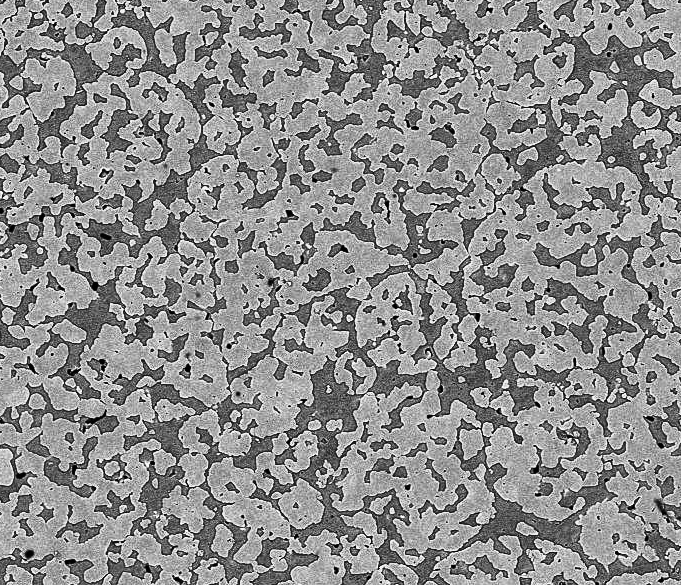
#> input picture CLAHE image.png, 681 x 585 px, given in place of brass.jpg, which was not available
$ python 'Features Descriptors.py'
#> lines starting #> are read from the running program, lines starting #| are printed output that depends on the picture; after the words box and inside, x2 and y2 are one past the last pixel; in counts of white or black regions, pixels touching at a corner belong together; pictures that were not available may be replaced by others from this repository, and a replacement may not be noted
# -*- coding: utf-8 -*-
"""
Created on Fri May 14 20:07:31 2021

@author: AKSHANSH MISHRA
"""

############ FEATURE DESCRIPTORS AND KEYPOINTS ###########

#Harris Corner Detector

import cv2
import numpy as np

img=cv2.imread("A:/brass.jpg")
#> img is the input picture: shape (585, 681, 3); min 0, max 255, mean 141.5
gray=cv2.cvtColor(img,cv2.COLOR_BGR2GRAY)
gray=np.float32(gray)

harris=cv2.cornerHarris(gray,2,3,0.04)
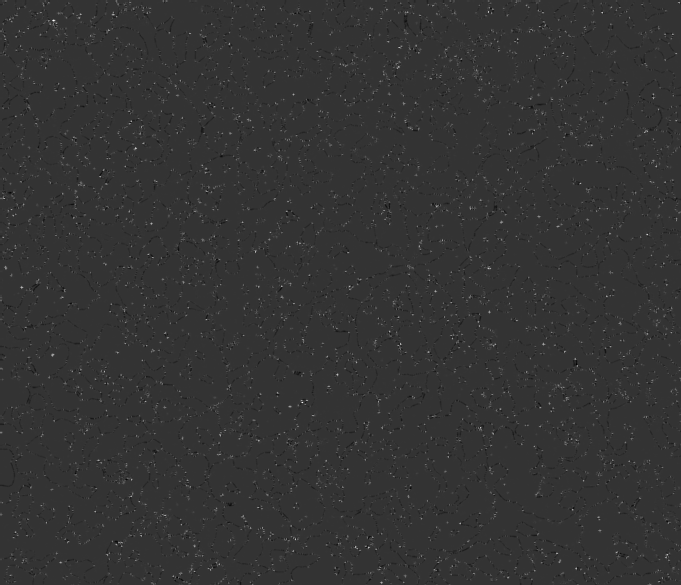
#> harris: shape (585, 681) float32; min -96314632, max 378425248, mean 1411732.8; drawn with min black and max white
img[harris>0.01*harris.max()]=[255,0,0]
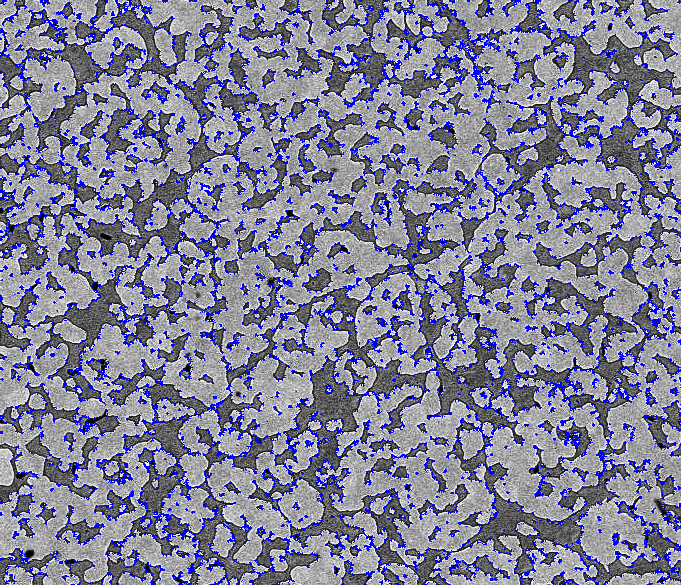
#> img: shape (585, 681, 3); 10.1% of pixels changed, all inside (x1, y1, x2, y2) = (0, 0, 681, 585)

cv2.imwrite("A:/Harris micro.png",img)


# Shi-Tomasi Corner Detector

import cv2
import numpy as np

img=cv2.imread("A:/brass.jpg")
gray=cv2.cvtColor(img,cv2.COLOR_BGR2GRAY)

corners=cv2.goodFeaturesToTrack(gray,50,0.01,10)
#> corners = 50 rows, first 8: [398, 66], [52, 354], [112, 14], [299, 242], [21, 286], [500, 221], [209, 568], [645, 130]
corners=np.int0(corners)

for i in corners:
    x,y=i.ravel()
    cv2.circle(img,(x,y),3,255,-1)
#> this loop made 50 passes
#> (x, y) on passes 1 to 12: (398, 66), (52, 354), (112, 14), (299, 242), (21, 286), (500, 221), (209, 568), (645, 130), (295, 538), (242, 515), (205, 168), (460, 58)
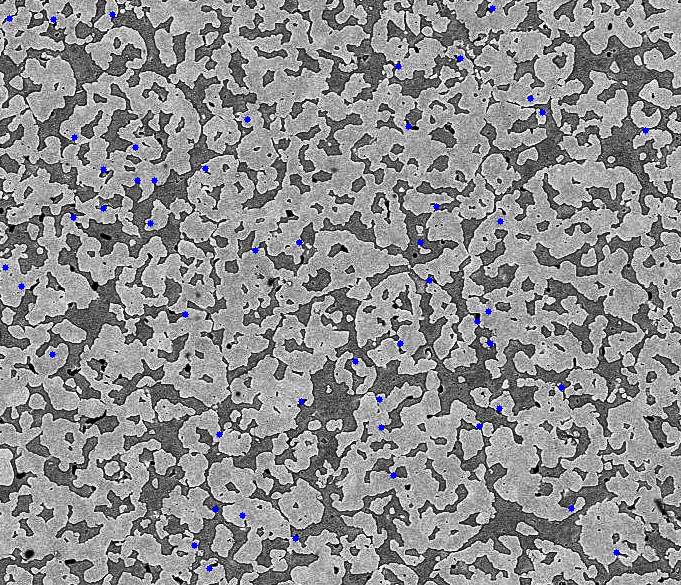
#> img: shape (585, 681, 3); 0.36% of pixels changed, all inside (x1, y1, x2, y2) = (2, 5, 649, 572)
cv2.imwrite("A:/Shi-Tomasi micro.png",img)

#Harris and Shi-Tomasi are key point detectors.

#FAST ALGORITHM FOR CORNER DETECTION

import cv2
import numpy as np

img=cv2.imread("A:/brass.jpg",0)

#Initiate FAST object with default values

detector=cv2.FastFeatureDetector_create(50)  #Detects 50 points
kp=detector.detect(img,None)
#> kp = 10741 keypoints; strongest (x, y, size): (103, 170, 7), (205, 169, 7), (390, 64, 7), (291, 443, 7)
img2=cv2.drawKeypoints(img,kp,None,flags=0)
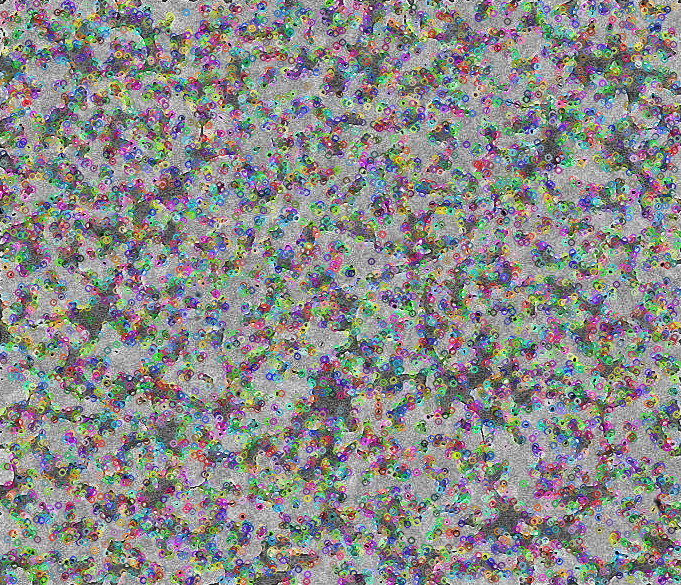
#> img2: shape (585, 681, 3); mean of channels 0, 1, 2 137.5, 138.4, 138.2; drawn as B, G, R
cv2.imwrite("A:/FAST micro.png",img2)

#ORIENTED FAST AND ROTATED BRIEF (ORB)
#FAST is a detector and BRIEF is a descriptor

import cv2
import numpy as np

img=cv2.imread("A:/brass.jpg",0)
orb=cv2.ORB_create(50)
kp,des=orb.detectAndCompute(img,None)
#> kp = 50 keypoints; strongest (x, y, size): (291, 443, 31), (103, 170, 31), (94, 488, 31), (569, 439, 31)

img2=cv2.drawKeypoints(img,kp,None,flags=cv2.DRAW_MATCHES_FLAGS_DRAW_RICH_KEYPOINTS)
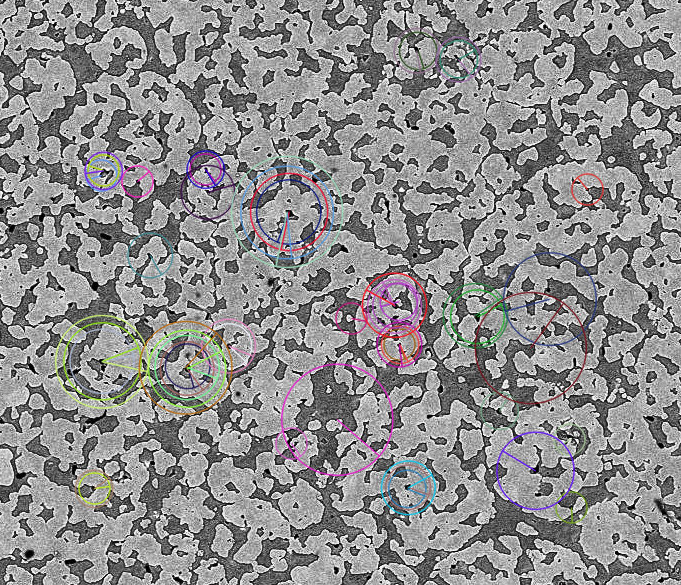
#> img2: shape (585, 681, 3); mean of channels 0, 1, 2 141.1, 140.6, 141.4; drawn as B, G, R
cv2.imwrite("A:/ORB micro2.png",img2)
